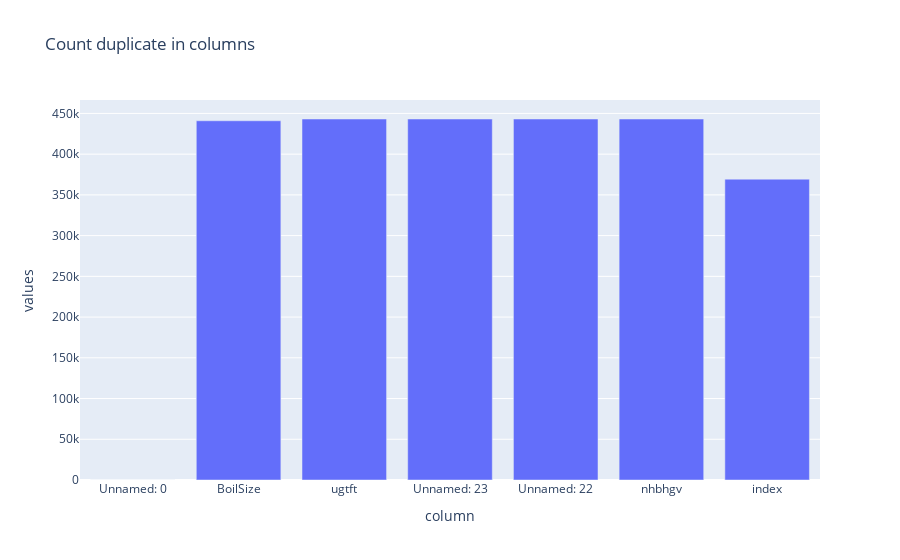

This figure's notebook cell:
### Code cell
duplicate_frame = pd.DataFrame(duplicated_percentage_garbage_columns)
duplicate_frame.plot.bar(x='column', y='values', title="Count duplicate in columns")

### Figure 1 — Plotly figure (JSON) as saved in the notebook; plotly's stock layout.template omitted (floating-point values rounded to 4 significant figures)
{"data": [{"alignmentgroup": "True", "hovertemplate": "column=%{x}<br>values=%{y}<extra></extra>", "legendgroup": "", "marker": {"color": "#636efa", "pattern": {"shape": ""}}, "name": "", "offsetgroup": "", "orientation": "v", "showlegend": false, "textposition": "auto", "type": "bar", "x": ["Unnamed: 0", "BoilSize", "ugtft", "Unnamed: 23", "Unnamed: 22", "nhbhgv", "index"], "xaxis": "x", "y": [0, 440997, 443160, 443160, 443155, 443165, 369305], "yaxis": "y"}], "layout": {"barmode": "relative", "legend": {"tracegroupgap": 0}, "title": {"text": "Count duplicate in columns"}, "xaxis": {"anchor": "y", "domain": [0, 1], "title": {"text": "column"}}, "yaxis": {"anchor": "x", "domain": [0, 1], "title": {"text": "values"}}}}
